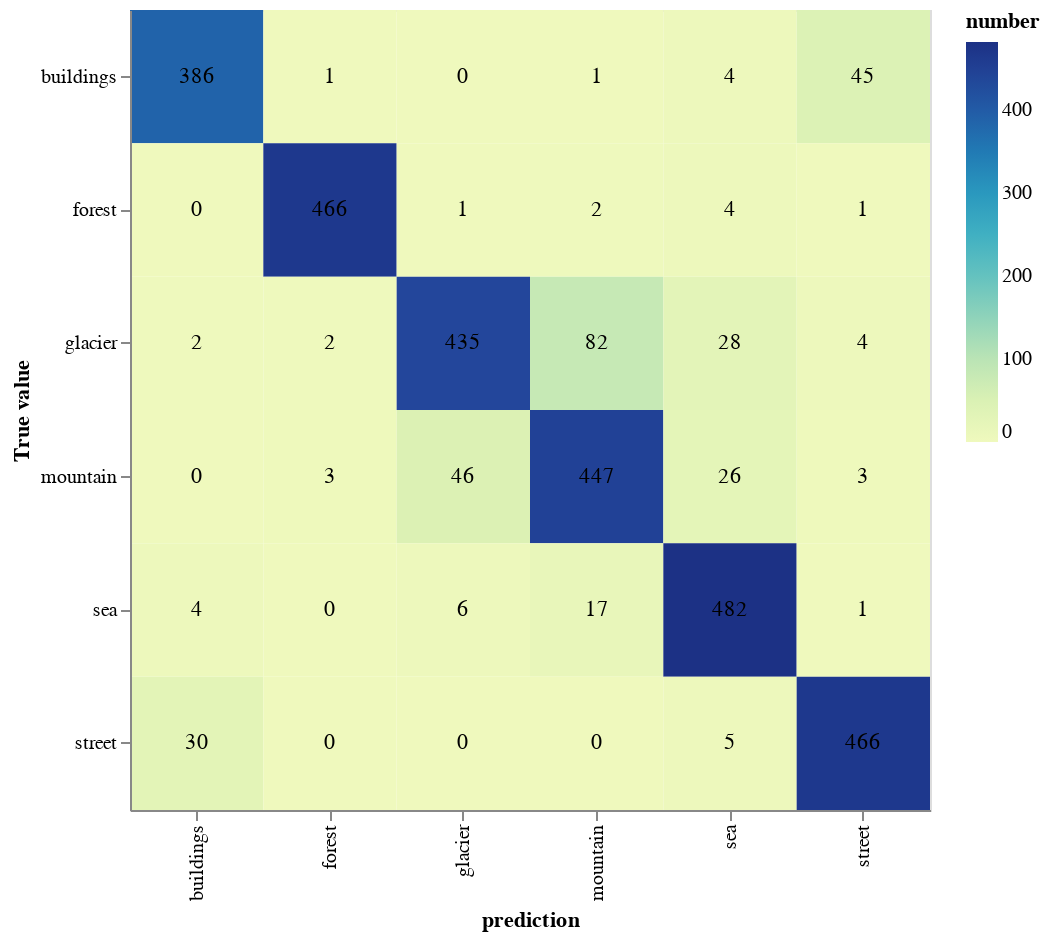

Write notebook code for a chart like this one.
### Markdown cell above
La classification report donne plusieurs mesures la précision, le rappel etc...

Je regarde dans ce cadre le f1 score.

On peut voir que le f1 score est bas (comparé aux autres f1) pour les mountains et les gaciers.

### Code cell
idx2Class={v:classes[v] for v in range(6)}


df_confusion=pd.DataFrame(confusion_matrix(label,prediction)).rename(columns=idx2Class,index=idx2Class)


conf=df_confusion.reset_index().melt('index')
conf.columns=['True value','prediction','number']
b=alt.Chart(conf).encode(
            x='prediction:N',
            y='True value:N'
    ).properties(height=400,width=400)

rec=b.mark_rect().encode(
            color='number'
        )
text=b.mark_text().encode(
        text=alt.Text('number')
)

rec+text

### Figure 1 — Vega-Lite specification as saved in the notebook (floating-point values rounded to 4 significant figures)
{"config": {"view": {"continuousWidth": 400, "continuousHeight": 300}}, "layer": [{"mark": "rect", "encoding": {"color": {"type": "quantitative", "field": "number"}, "x": {"type": "nominal", "field": "prediction"}, "y": {"type": "nominal", "field": "True value"}}, "height": 400, "width": 400}, {"mark": "text", "encoding": {"text": {"type": "quantitative", "field": "number"}, "x": {"type": "nominal", "field": "prediction"}, "y": {"type": "nominal", "field": "True value"}}, "height": 400, "width": 400}], "data": {"name": "data-5f9c56aafc45b09d96b6a1be6a46b939"}, "$schema": "https://vega.github.io/schema/vega-lite/v4.8.1.json", "datasets": {"data-5f9c56aafc45b09d96b6a1be6a46b939": [{"True value": "buildings", "prediction": "buildings", "number": 386}, {"True value": "forest", "prediction": "buildings", "number": 0}, {"True value": "glacier", "prediction": "buildings", "number": 2}, {"True value": "mountain", "prediction": "buildings", "number": 0}, {"True value": "sea", "prediction": "buildings", "number": 4}, {"True value": "street", "prediction": "buildings", "number": 30}, {"True value": "buildings", "prediction": "forest", "number": 1}, {"True value": "forest", "prediction": "forest", "number": 466}, {"True value": "glacier", "prediction": "forest", "number": 2}, {"True value": "mountain", "prediction": "forest", "number": 3}, {"True value": "sea", "prediction": "forest", "number": 0}, {"True value": "street", "prediction": "forest", "number": 0}, {"True value": "buildings", "prediction": "glacier", "number": 0}, {"True value": "forest", "prediction": "glacier", "number": 1}, {"True value": "glacier", "prediction": "glacier", "number": 435}, {"True value": "mountain", "prediction": "glacier", "number": 46}, {"True value": "sea", "prediction": "glacier", "number": 6}, {"True value": "street", "prediction": "glacier", "number": 0}, {"True value": "buildings", "prediction": "mountain", "number": 1}, {"True value": "forest", "prediction": "mountain", "number": 2}, {"True value": "glacier", "prediction": "mountain", "number": 82}, {"True value": "mountain", "prediction": "mountain", "number": 447}, {"True value": "sea", "prediction": "mountain", "number": 17}, {"True value": "street", "prediction": "mountain", "number": 0}, {"True value": "buildings", "prediction": "sea", "number": 4}, {"True value": "forest", "prediction": "sea", "number": 4}, {"True value": "glacier", "prediction": "sea", "number": 28}, {"True value": "mountain", "prediction": "sea", "number": 26}, {"True value": "sea", "prediction": "sea", "number": 482}, {"True value": "street", "prediction": "sea", "number": 5}, {"True value": "buildings", "prediction": "street", "number": 45}, {"True value": "forest", "prediction": "street", "number": 1}, {"True value": "glacier", "prediction": "street", "number": 4}, {"True value": "mountain", "prediction": "street", "number": 3}, {"True value": "sea", "prediction": "street", "number": 1}, {"True value": "street", "prediction": "street", "number": 466}]}}
